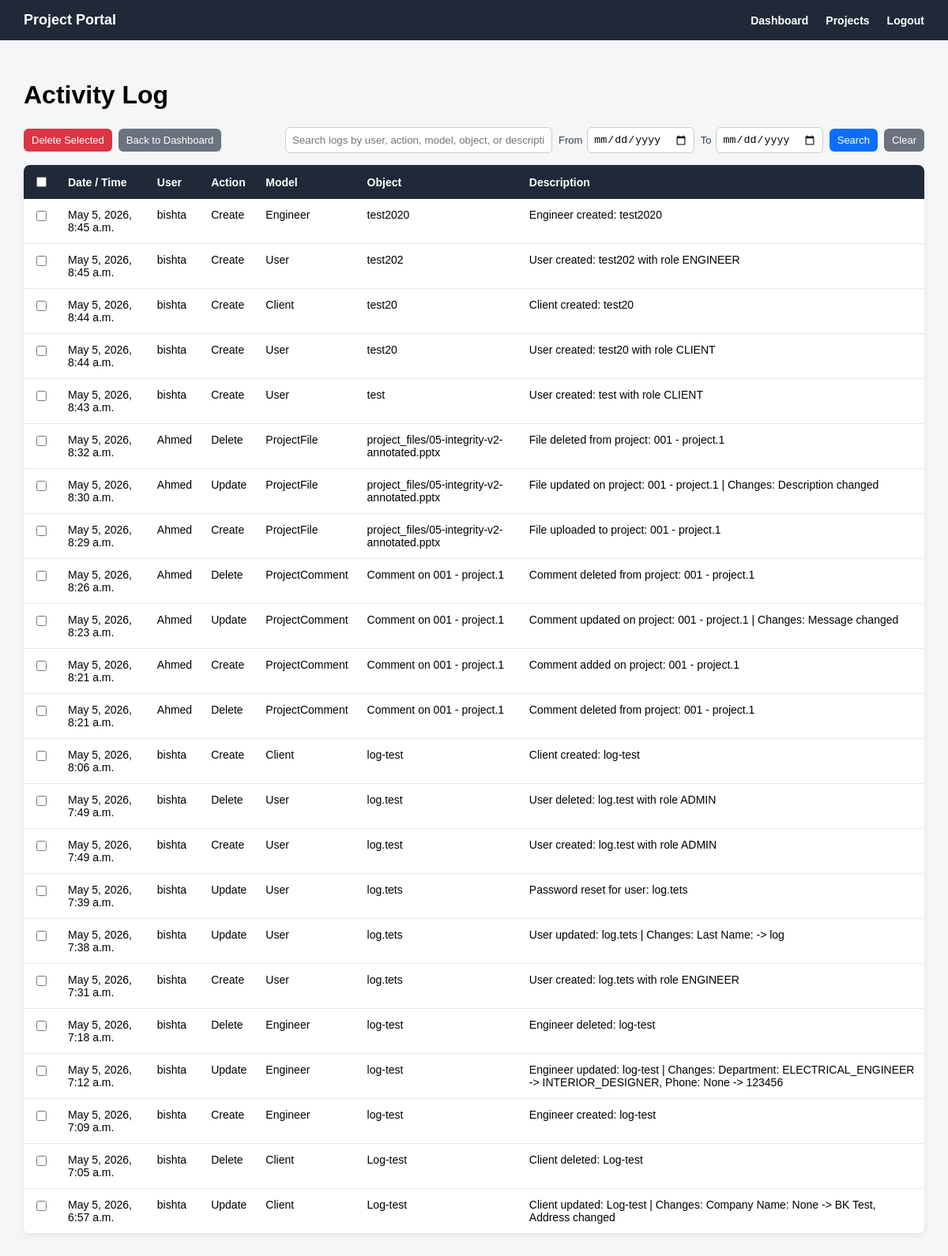
Page /accounts/activity-log/ (signed in) on the earlier database version.
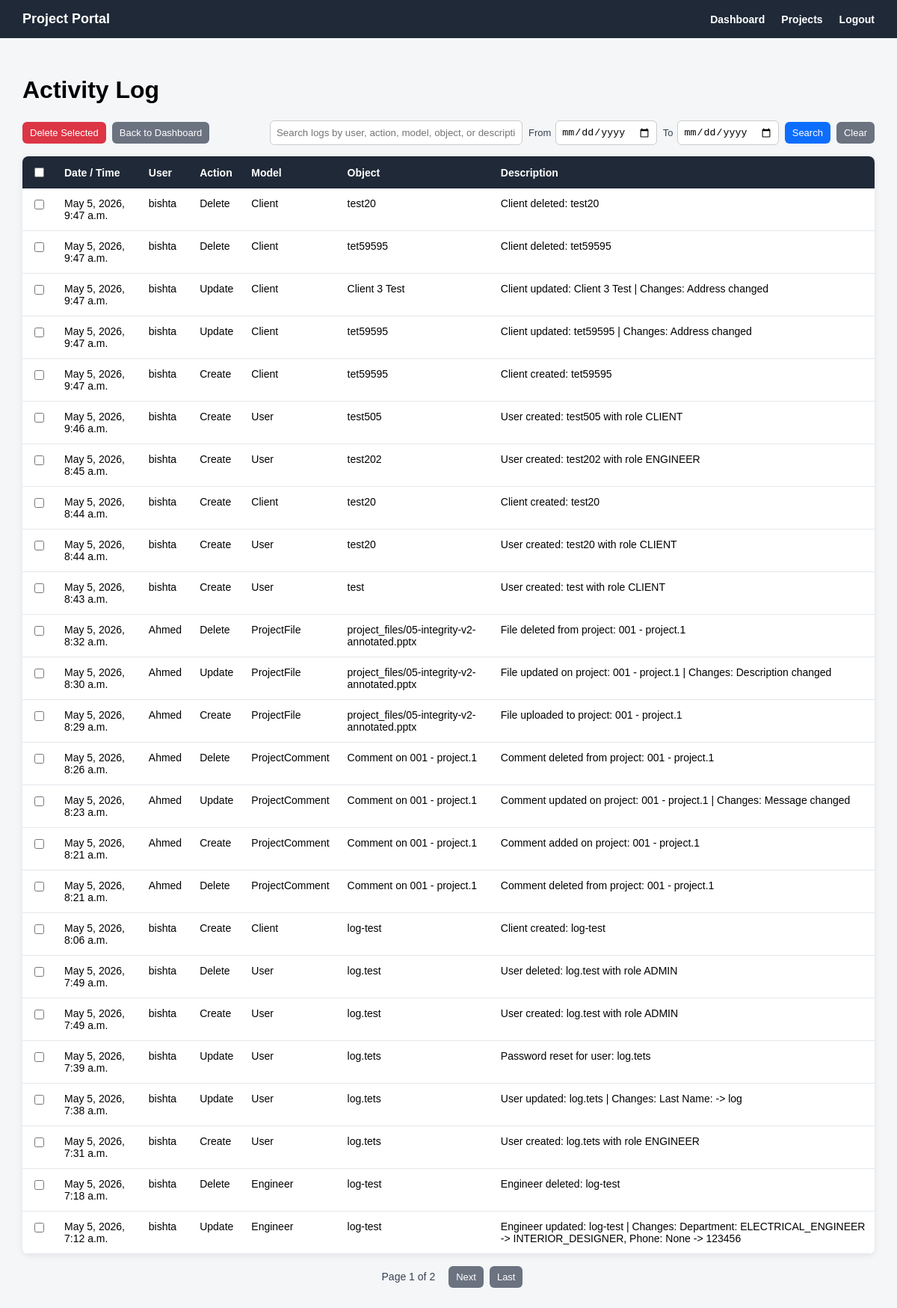
Same page on the later database version.
### projects/models.py (models this page shows, shortened)
class ActivityLog(models.Model):
    class Action(models.TextChoices):
        CREATE = 'CREATE', 'Create'
        UPDATE = 'UPDATE', 'Update'
        DELETE = 'DELETE', 'Delete'
    user = models.ForeignKey(
        'accounts.User',
        on_delete=models.SET_NULL,
        null=True,
        blank=True,
        related_name='activity_logs'
    )
    action = models.CharField(
        max_length=20,
        choices=Action.choices
    )
    model_name = models.CharField(max_length=100)
    object_name = models.CharField(max_length=255)
    description = models.TextField(blank=True, null=True)
    created_at = models.DateTimeField(auto_now_add=True)
    class Meta:
        ordering = ['-created_at']

### accounts/models.py (models this page shows)
class User(AbstractUser):
    class Role(models.TextChoices):
        ADMIN = 'ADMIN', 'Admin'
        ENGINEER = 'ENGINEER', 'Engineer'
        CLIENT = 'CLIENT', 'Client'
    role = models.CharField(
        max_length=20,
        choices=Role.choices,
        default=Role.CLIENT
    )

### accounts/views.py (the view, shortened to what this page needs)
# urls.py: path('activity-log/', activity_log_view, name='activity_log'),
@login_required
def activity_log_view(request):
    if request.user.role != 'ADMIN':
        return redirect('accounts:dashboard')
    activity_logs = ActivityLog.objects.all()
    search_query = request.GET.get('q')
    from_date = request.GET.get('from_date')
    to_date = request.GET.get('to_date')
    if from_date:
        activity_logs = activity_logs.filter(created_at__date__gte=from_date)
    if to_date:
        activity_logs = activity_logs.filter(created_at__date__lte=to_date)
    paginator = Paginator(activity_logs, 25)
    page_number = request.GET.get('page')
    page_obj = paginator.get_page(page_number)
    return render(request, 'accounts/activity_log.html', {
        'activity_logs': page_obj,
        'page_obj': page_obj,
        'search_query': search_query,
        'from_date': from_date,
        'to_date': to_date,
    })

### templates/accounts/activity_log.html (shortened to what this page needs)
{% extends 'base.html' %}
{% block content %}
<div class="page-header">
    <h1>Activity Log</h1>
</div>
<div class="top-actions-row">
    <div class="left-actions">
        <button type="submit" form="activityLogDeleteForm" class="btn btn-danger">
            Delete Selected
        </button>
        <a href="{% url 'accounts:dashboard' %}" class="btn btn-secondary">
            Back to Dashboard
        </a>
    </div>
    <div class="search-box">
        <input type="text"
               id="activityLogSearchInput"
               value="{{ search_query|default:'' }}"
               placeholder="Search logs by user, action, model, object, or description"
               onkeydown="if(event.key === 'Enter'){ event.preventDefault(); searchActivityLogs(); }">
        <div class="date-filter">
            <label for="fromDateInput">From</label>
            <input type="date"
                   id="fromDateInput"
                   value="{{ from_date|default:'' }}">
        </div>
        <div class="date-filter">
            <label for="toDateInput">To</label>
            <input type="date"
                   id="toDateInput"
                   value="{{ to_date|default:'' }}">
        </div>
        <button type="button" class="btn btn-primary" onclick="searchActivityLogs()">
            Search
        </button>
        <a href="{% url 'accounts:activity_log' %}" class="btn btn-secondary">
            Clear
        </a>
    </div>
</div>
{% if activity_logs %}
    <table class="logs-table">
        <tr>
            <th>
                <input type="checkbox" onclick="toggleActivityLogCheckboxes(this)">
            </th>
            <th>Date / Time</th>
            <th>User</th>
            <th>Action</th>
            <th>Model</th>
            <th>Object</th>
            <th>Description</th>
        </tr>
        {% for log in activity_logs %}
            <tr>
                <td>
                    <input type="checkbox"
                           name="selected_logs"
                           value="{{ log.pk }}"
                           form="activityLogDeleteForm">
                </td>
                <td>{{ log.created_at }}</td>
                <td>
                    {% if log.user %}
                        {{ log.user.username }}
                    {% else %}
                        System
                    {% endif %}
                </td>
                <td>{{ log.get_action_display }}</td>
                <td>{{ log.model_name }}</td>
                <td>{{ log.object_name }}</td>
                <td>{{ log.description }}</td>
            </tr>
        {% endfor %}
    </table>
    {% if page_obj.has_other_pages %}
        <div class="pagination">
            <span>
                Page {{ page_obj.number }} of {{ page_obj.paginator.num_pages }}
            </span>
            {% if page_obj.has_next %}
                <a class="btn btn-secondary"
                   href="?page={{ page_obj.next_page_number }}{% if search_query %}&q={{ search_query }}{% endif %}{% if from_date %}&from_date={{ from_date }}{% endif %}{% if to_date %}&to_date={{ to_date }}{% endif %}">
                    Next
                </a>
                <a class="btn btn-secondary"
                   href="?page={{ page_obj.paginator.num_pages }}{% if search_query %}&q={{ search_query }}{% endif %}{% if from_date %}&from_date={{ from_date }}{% endif %}{% if to_date %}&to_date={{ to_date }}{% endif %}">
                    Last
                </a>
            {% endif %}
        </div>
    {% endif %}
{% else %}
    <div class="empty-message">
        <p>No activity logs found.</p>
    </div>
{% endif %}
{% endblock %}

Differences in the rows shown:
removed ActivityLog: created_at "May 5, 2026, 8:45 a.m.", user.username "bishta", action "Create", model_name "Engineer", object_name "test2020", description "Engineer created: test2020"
no longer on this page (row unchanged): ActivityLog: created_at "May 5, 2026, 7:09 a.m.", user.username "bishta", action "Create", model_name "Engineer", object_name "log-test", description "Engineer created: log-test"
removed ActivityLog: created_at "May 5, 2026, 7:05 a.m.", user.username "bishta", action "Delete", model_name "Client", object_name "Log-test", description "Client deleted: Log-test"
removed ActivityLog: created_at "May 5, 2026, 6:57 a.m.", user.username "bishta", action "Update", model_name "Client", object_name "Log-test", description "Client updated: Log-test | Changes: Company Name: None -> BK Test, Address changed"
added ActivityLog: created_at "May 5, 2026, 9:47 a.m.", user.username "bishta", action "Delete", model_name "Client", object_name "test20", description "Client deleted: test20"
added ActivityLog: created_at "May 5, 2026, 9:47 a.m.", user.username "bishta", action "Delete", model_name "Client", object_name "tet59595", description "Client deleted: tet59595"
added ActivityLog: created_at "May 5, 2026, 9:47 a.m.", user.username "bishta", action "Update", model_name "Client", object_name "Client 3 Test", description "Client updated: Client 3 Test | Changes: Address changed"
added ActivityLog: created_at "May 5, 2026, 9:47 a.m.", user.username "bishta", action "Update", model_name "Client", object_name "tet59595", description "Client updated: tet59595 | Changes: Address changed"
added ActivityLog: created_at "May 5, 2026, 9:47 a.m.", user.username "bishta", action "Create", model_name "Client", object_name "tet59595", description "Client created: tet59595"
added ActivityLog: created_at "May 5, 2026, 9:46 a.m.", user.username "bishta", action "Create", model_name "User", object_name "test505", description "User created: test505 with role CLIENT"
Other differences:
{{ page_obj.number }}: (not shown) → "1"
{{ page_obj.paginator.num_pages }}: (not shown) → "2"
text now shown: "Page of Next Last"
